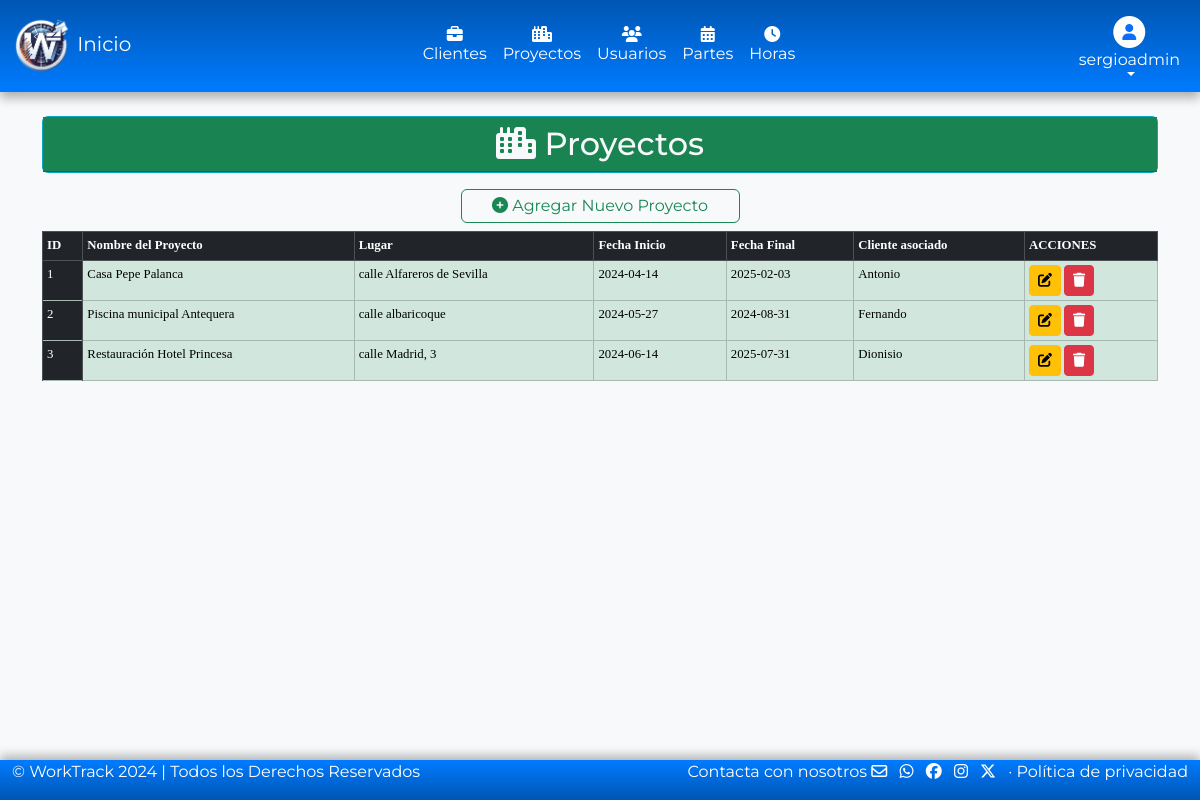
The app's page /models/proyectos/proyectos.php (signed in) with its own data.
### tables this page shows
CREATE TABLE `proyectos` (
  `idProyecto` int(11) NOT NULL,
  `nombre` varchar(100) DEFAULT NULL,
  `lugar` varchar(100) DEFAULT NULL,
  `fechaInicio` date DEFAULT NULL,
  `fechaFin` date DEFAULT NULL,
  `idCliente` int(11) DEFAULT NULL
);

CREATE TABLE `clientes` (
  `idCliente` int(11) NOT NULL,
  `nombre` varchar(100) DEFAULT NULL,
  `apellidos` varchar(100) DEFAULT NULL,
  `email` varchar(100) DEFAULT NULL,
  `telefono` varchar(9) DEFAULT NULL,
  `direccion` varchar(255) DEFAULT NULL,
  `comentarios` text DEFAULT NULL
);

### models/proyectos/proyectos.php (the view, shortened to what this page needs)
<?php
require '../../config/conexion.php';
$consultaProyecto = $conexionbd->prepare("SELECT proyectos.idProyecto, proyectos.nombre, proyectos.lugar, proyectos.fechaInicio, proyectos.fechaFin, clientes.nombre AS nombreCliente
    FROM proyectos INNER JOIN clientes ON proyectos.idCliente = clientes.idCliente
");
$consultaProyecto->execute();
?>
<!DOCTYPE html>
<html lang="es">
<head>
    <link rel="stylesheet" href="../../assets/css/bootstrap.min.css">
    <link rel="stylesheet" href="../../assets/css/all.min.css">
</head>
<header>
    <?php
    if ($_SESSION['rol'] == 1) {
        require_once('../headerAdmin.php');
    } elseif ($_SESSION['rol'] == 2) {
        require_once('../headerUser.php');
    }
    ?>
</header>
<body>
    <div class="container py-4">
        <div class="card text-bg-info mb-3">
            <span class="placeholder-wave col-12 placeholder-lg bg-success">
                <h2 class="card-header text-center text-light"><i class="fa-solid fa-city"></i> Proyectos</h2>
            </span>
        </div>
        <div class="d-grid col-3 mx-auto">
        <?php if ($_SESSION['rol'] == 1) : ?>
            <a href="#" class="btn btn-outline-success p-1" data-bs-toggle="modal" data-bs-target="#nuevoProyectoModal"><i class="fa-solid fa-circle-plus"></i> Agregar Nuevo Proyecto</a>
            <?php else : ?>
                <button class='btn btn-outline-success p-1' onclick="alert('No tienes permisos, contacta con el administrador.'); return false;"><i class='fa-solid fa-circle-plus'></i> Agregar Nuevo Proyecto</button>
            <?php endif; ?>
        </div>
        <div class="table-responsive-sm">
            <table class="table table-sm table-hover table-bordered mt-2" style="font-size: 0.8em;">
                <thead class="table-dark">
                    <tr>
                        <th>ID</th>
                        <th>Nombre del Proyecto</th>
                        <th>Lugar</th>
                        <th>Fecha Inicio</th>
                        <th>Fecha Final</th>
                        <th>Cliente asociado</th>
                        <th>ACCIONES</th>
                    </tr>
                </thead>
                <tbody class="table-success">
                    <?php while ($registro = $consultaProyecto->fetch(PDO::FETCH_ASSOC)) : ?>
                        <tr>
                            <td class='table-dark'><?= htmlspecialchars($registro['idProyecto']); ?></td>
                            <td><?= htmlspecialchars($registro['nombre']); ?></td>
                            <td><?= htmlspecialchars($registro['lugar']); ?></td>
                            <td><?= htmlspecialchars($registro['fechaInicio']); ?></td>
                            <td><?= htmlspecialchars($registro['fechaFin']); ?></td>
                            <td><?= htmlspecialchars($registro['nombreCliente']); ?></td>
                            <td>
                                <?php if ($_SESSION['rol'] == 1) : ?>
                                    <a href='#' class='btn btn-sm btn-warning' data-bs-toggle='modal' data-bs-target='#editarProyectoModal' data-bs-id='<?= htmlspecialchars($registro['idProyecto']); ?>'>
                                        <i class='fa-solid fa-pen-to-square'></i>
                                    </a>
                                    <a href='#' class='btn btn-sm btn-danger' data-bs-toggle='modal' data-bs-target='#eliminarProyectoModal' data-bs-id='<?= htmlspecialchars($registro['idProyecto']); ?>'>
                                        <i class='fa-solid fa-trash'></i>
                                    </a>
                                <?php endif; ?>
                            </td>
                        </tr>
                    <?php endwhile; ?>
                </tbody>
            </table>
        </div>
    </div>
</body>
<footer>
    <?php
    require_once('../footer.php');
    ?>
</footer>
</html>

### models/headerAdmin.php (style rules this page uses)
body { font-family: 'Montserrat'; background-color: #f8f9fa; }
.table { font-family: 'Lucida Sans'; }

### records on screen
proyectos: idProyecto "1", nombre "Casa Pepe Palanca", lugar "calle Alfareros de Sevilla", fechaInicio "2024-04-14", fechaFin "2025-02-03", idCliente.nombre "Antonio"
proyectos: idProyecto "2", nombre "Piscina municipal Antequera", lugar "calle albaricoque", fechaInicio "2024-05-27", fechaFin "2024-08-31", idCliente.nombre "Fernando"
proyectos: idProyecto "3", nombre "Restauración Hotel Princesa", lugar "calle Madrid, 3", fechaInicio "2024-06-14", fechaFin "2025-07-31", idCliente.nombre "Dionisio"

### other values on screen
$_SESSION['usuario'] "sergioadmin"
